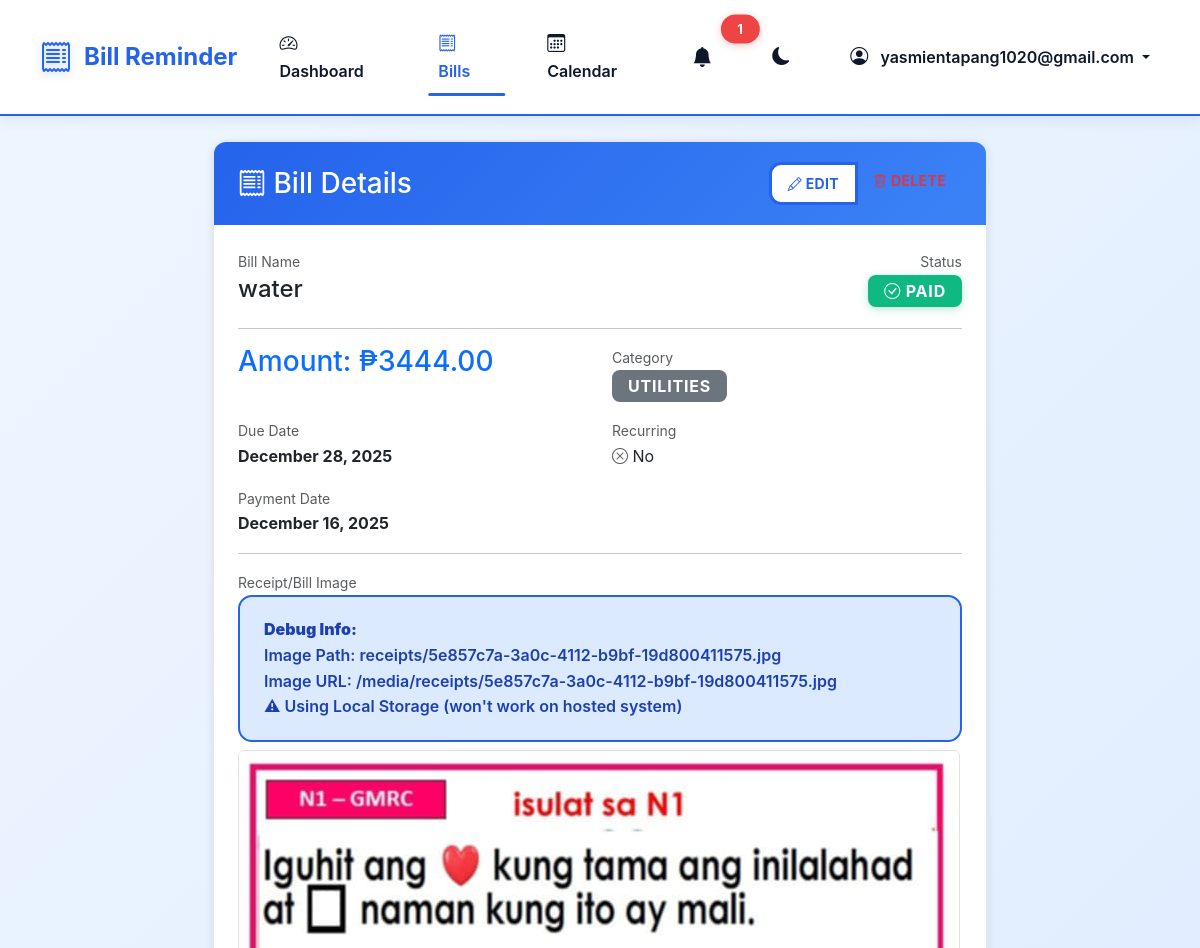
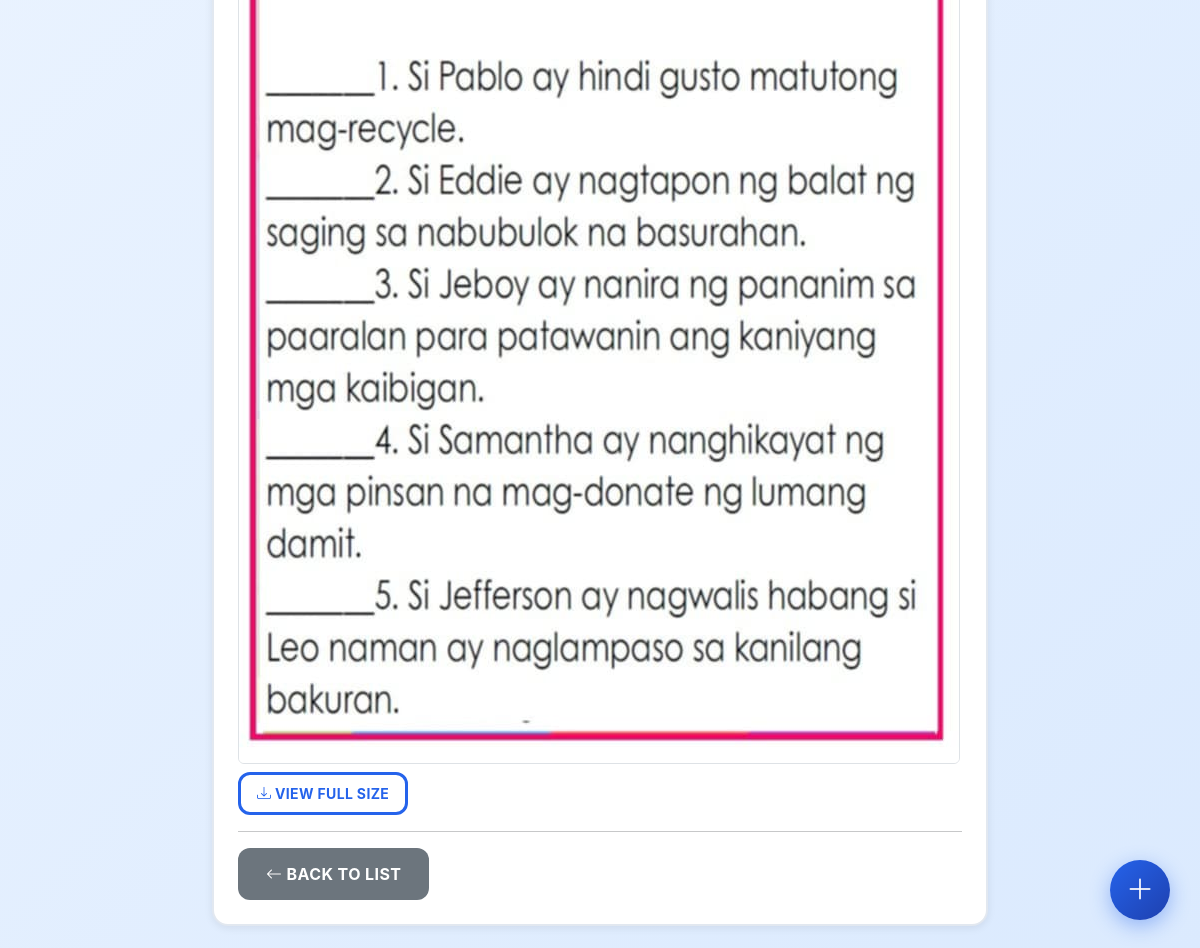
The page /bills/9/ (signed in) on the database its author committed (2 pictures, top to bottom).
### security_management/models.py (models this page shows, shortened)
class CustomUser(AbstractUser):
    email = models.EmailField(unique=True)
    phone_number = models.CharField(max_length=15, blank=True, null=True)
    profile_picture = models.ImageField(upload_to='profile_pics/', blank=True, null=True)  # Uses Cloudinary via DEFAULT_FILE_STORAGE
    date_of_birth = models.DateField(blank=True, null=True)
    created_at = models.DateTimeField(default=timezone.now)
    updated_at = models.DateTimeField(auto_now=True)
    is_email_verified = models.BooleanField(default=False)
    email_notifications = models.BooleanField(default=True)
    sms_notifications = models.BooleanField(default=False)
    class Meta:
        verbose_name = 'User'
        verbose_name_plural = 'Users'
        ordering = ['-created_at']

### bills/models.py (models this page shows, shortened)
class Bill(models.Model):
    STATUS_CHOICES = [
        ('pending', 'Pending'),
        ('paid', 'Paid'),
    ]
    CATEGORY_CHOICES = [
        ('utilities', 'Utilities'),
        ('electricity', 'Electricity'),
        ('water', 'Water'),
        ('internet', 'Internet'),
        ('rent', 'Rent'),
        ('insurance', 'Insurance'),
        ('subscription', 'Subscription'),
        ('phone', 'Phone'),
        ('transportation', 'Transportation'),
        ('food', 'Food & Grocery'),
        ('healthcare', 'Healthcare'),
        ('education', 'Education'),
        ('entertainment', 'Entertainment'),
        ('other', 'Other'),
    ]
    CATEGORY_ICONS = {
        'utilities': 'bi-lightning-charge-fill',
        'electricity': 'bi-lightning-fill',
        'water': 'bi-droplet-fill',
        'internet': 'bi-wifi',
        'rent': 'bi-house-fill',
        'insurance': 'bi-shield-fill-check',
        'subscription': 'bi-calendar-check-fill',
        'phone': 'bi-phone-fill',
        'transportation': 'bi-car-front-fill',
        'food': 'bi-cart-fill',
        'healthcare': 'bi-heart-pulse-fill',
        'education': 'bi-mortarboard-fill',
        'entertainment': 'bi-controller',
        'other': 'bi-file-earmark-text-fill',
    }
    CATEGORY_COLORS = {
        'utilities': '#f59e0b',
        'electricity': '#eab308',
        'water': '#0ea5e9',
        'internet': '#8b5cf6',
        'rent': '#10b981',
        'insurance': '#3b82f6',
        'subscription': '#ec4899',
        'phone': '#6366f1',
        'transportation': '#f97316',
        'food': '#22c55e',
        'healthcare': '#ef4444',
        'education': '#14b8a6',
        'entertainment': '#a855f7',
        'other': '#64748b',
    }
    RECURRENCE_CHOICES = [
        ('none', 'One-time'),
        ('weekly', 'Weekly'),
        ('monthly', 'Monthly'),
        ('yearly', 'Yearly'),
    ]
    user = models.ForeignKey(settings.AUTH_USER_MODEL, on_delete=models.CASCADE)
    name = models.CharField(max_length=200)
    amount = models.DecimalField(max_digits=10, decimal_places=2)
    due_date = models.DateTimeField()
    status = models.CharField(max_length=20, choices=STATUS_CHOICES, default='pending')
    category = models.CharField(max_length=50, choices=CATEGORY_CHOICES, default='other', blank=True)
    notes = models.TextField(blank=True, null=True)
    recurring = models.BooleanField(default=False)
    recurrence_frequency = models.CharField(max_length=20, choices=RECURRENCE_CHOICES, default='none')
    payment_method = models.ForeignKey(PaymentMethod, on_delete=models.SET_NULL, null=True, blank=True)
    receipt_image = models.ImageField(upload_to='receipts/', blank=True, null=True)  # Uses Cloudinary via DEFAULT_FILE_STORAGE
    payment_date = models.DateTimeField(null=True, blank=True)
    reminder_sent = models.BooleanField(default=False)
    last_reminder_date = models.DateTimeField(null=True, blank=True)
    created_at = models.DateTimeField(auto_now_add=True)
    updated_at = models.DateTimeField(auto_now=True)
    class Meta:
        ordering = ['due_date']
        verbose_name = 'Bill'
        verbose_name_plural = 'Bills'
    @property
    def is_overdue(self):
        if self.status == 'pending' and self.due_date:
            return self.due_date.date() < timezone.now().date()
        return False
    @property
    def is_due_soon(self):
        if self.status == 'pending' and self.due_date:
            now = timezone.now()
            three_days_later = now + timedelta(days=3)
            return now <= self.due_date <= three_days_later
        return False

### bills/views.py (the view)
# urls.py: path('bills/<int:pk>/', views.bill_detail, name='bill-detail'),
@login_required
def bill_detail(request, pk):
    bill = get_object_or_404(Bill, pk=pk, user=request.user)
    return render(request, 'bills/bill_detail.html', {'bill': bill})

### bills/templates/bills/bill_detail.html (shortened to what this page needs)
{% extends 'base.html' %}
{% block content %}
<div class="container">
    <div class="row justify-content-center">
        <div class="col-md-8">
            <div class="card">
                <div class="card-header bg-white d-flex justify-content-between align-items-center">
                    <h3 class="mb-0"><i class="bi bi-receipt"></i> Bill Details</h3>
                    <div class="btn-group">
                        <a href="{% url 'bill-update' bill.pk %}" class="btn btn-sm btn-outline-primary">
                            <i class="bi bi-pencil"></i> Edit
                        </a>
                        <a href="{% url 'bill-delete' bill.pk %}" class="btn btn-sm btn-outline-danger">
                            <i class="bi bi-trash"></i> Delete
                        </a>
                    </div>
                </div>
                <div class="card-body">
                    <div class="row mb-3">
                        <div class="col-md-6">
                            <label class="text-muted small">Bill Name</label>
                            <h4>{{ bill.name }}</h4>
                        </div>
                        <div class="col-md-6 text-md-end">
                            <label class="text-muted small">Status</label>
                            <div>
                                {% if bill.status == 'paid' %}
                                <span class="badge bg-success fs-6">
                                    <i class="bi bi-check-circle"></i> Paid
                                </span>
                                {% else %}
                                <span class="badge bg-warning fs-6">
                                    <i class="bi bi-clock"></i> Pending
                                </span>
                                {% endif %}
                            </div>
                        </div>
                    </div>
                    <hr>
                    <div class="row mb-3">
                        <div class="col-md-6">
                            <h3 class="text-primary mb-0">Amount: ₱{{ bill.amount }}</h3>
                        </div>
                        <div class="col-md-6">
                            <label class="text-muted small">Category</label>
                            <p class="mb-0">
                                <span class="badge bg-secondary fs-6">{{ bill.get_category_display }}</span>
                            </p>
                        </div>
                    </div>
                    <div class="row mb-3">
                        <div class="col-md-6">
                            <label class="text-muted small">Due Date</label>
                            <p class="mb-0">
                                <strong>{{ bill.due_date|date:"F d, Y" }}</strong>
                            </p>
                        </div>
                        <div class="col-md-6">
                            <label class="text-muted small">Recurring</label>
                            <p class="mb-0">
                                {% if bill.recurring %}
                                <i class="bi bi-check-circle text-success"></i> Yes
                                {% else %}
                                <i class="bi bi-x-circle text-muted"></i> No
                                {% endif %}
                            </p>
                        </div>
                    </div>
                    {% if bill.payment_date %}
                    <div class="row mb-3">
                        <div class="col-12">
                            <label class="text-muted small">Payment Date</label>
                            <p class="mb-0"><strong>{{ bill.payment_date|date:"F d, Y" }}</strong></p>
                        </div>
                    </div>
                    {% endif %}
                    {% if bill.receipt_image %}
                    <hr>
                    <div class="row mb-3">
                        <div class="col-12">
                            <label class="text-muted small">Receipt/Bill Image</label>
                            <div class="alert alert-info small mb-2">
                                <strong>Debug Info:</strong><br>
                                Image Path: {{ bill.receipt_image }}<br>
                                Image URL: {{ bill.receipt_image.url }}<br>
                                {% if 'cloudinary' in bill.receipt_image.url %}
                                ✓ Using Cloudinary
                                {% else %}
                                ⚠ Using Local Storage (won't work on hosted system)
                                {% endif %}
                            </div>
                            <div class="mt-2">
                                <img src="{{ bill.receipt_image.url }}" alt="{{ bill.name }} receipt"
                                    class="img-fluid border rounded" style="max-width: 100%; height: auto;"
                                    onerror="this.style.border='3px solid red'; this.alt='❌ Image failed to load: {{ bill.receipt_image.url }}';">
                            </div>
                            <div class="mt-2">
                                <a href="{{ bill.receipt_image.url }}" target="_blank"
                                    class="btn btn-sm btn-outline-primary">
                                    <i class="bi bi-download"></i> View Full Size
                                </a>
                            </div>
                        </div>
                    </div>
                    {% else %}
                    <hr>
                    <div class="alert alert-warning">
                        <i class="bi bi-exclamation-triangle"></i> No receipt image uploaded yet.
                    </div>
                    {% endif %}
                    <hr>
                    <div class="d-flex gap-2 justify-content-between">
                        <a href="{% url 'bills-list' %}" class="btn btn-secondary">
                            <i class="bi bi-arrow-left"></i> Back to List
                        </a>
                    </div>
                </div>
            </div>
        </div>
    </div>
</div>
{% endblock %}

### bills/templates/base.html (shortened to what this page needs)
<!DOCTYPE html>
<html lang="en" data-theme="light">
<head>
    <link href="https://cdn.jsdelivr.net/npm/bootstrap@5.3.0/dist/css/bootstrap.min.css" rel="stylesheet">
    <link rel="stylesheet" href="https://cdn.jsdelivr.net/npm/bootstrap-icons@1.11.0/font/bootstrap-icons.css">
</head>
<body>
    <nav class="navbar navbar-expand-lg">
        <div class="container-fluid px-4">
            <span class="navbar-brand">
                <i class="bi bi-receipt"></i>
                <span>Bill Reminder</span>
            </span>
            <div class="collapse navbar-collapse" id="navbarNav">
                <ul class="navbar-nav ms-auto align-items-center">
                    {% if user.is_authenticated %}
                    <li class="nav-item">
                        <a class="nav-link {% if request.path == '/' %}active fw-bold{% endif %}"
                            href="{% url 'dashboard' %}">
                            <i class="bi bi-speedometer2"></i> Dashboard
                        </a>
                    </li>
                    <li class="nav-item">
                        <a class="nav-link {% if '/bills/' in request.path and '/bills/create' not in request.path %}active fw-bold{% endif %}"
                            href="{% url 'bills-list' %}">
                            <i class="bi bi-receipt"></i> Bills
                        </a>
                    </li>
                    <li class="nav-item">
                        <a class="nav-link {% if '/calendar/' in request.path %}active fw-bold{% endif %}"
                            href="{% url 'calendar' %}">
                            <i class="bi bi-calendar3"></i> Calendar
                        </a>
                    </li>
                    <li class="nav-item dropdown">
                        <a class="nav-link position-relative" href="#" id="notificationDropdown" role="button"
                            data-bs-toggle="dropdown" aria-expanded="false">
                            <i class="bi bi-bell-fill fs-5"></i>
                            <span
                                class="notification-badge position-absolute top-0 start-100 translate-middle badge rounded-pill bg-danger"
                                id="notificationCount" style="display: none;">
                            </span>
                        </a>
                    </li>
                    <li class="nav-item">
                        <a class="nav-link" href="#" onclick="toggleDarkMode(); return false;" title="Toggle Dark Mode">
                            <i class="bi bi-moon-fill fs-5" id="themeIcon"></i>
                        </a>
                    </li>
                    <li class="nav-item dropdown">
                        <a class="nav-link dropdown-toggle" href="#" id="navbarDropdown" role="button"
                            data-bs-toggle="dropdown">
                            <i class="bi bi-person-circle"></i> {{ user.email|default:user.username }}
                        </a>
                    </li>
                    {% else %}
                    <li class="nav-item">
                        <a class="nav-link" href="/login/">
                            <i class="bi bi-box-arrow-in-right"></i> Login
                        </a>
                    </li>
                    {% endif %}
                </ul>
            </div>
        </div>
    </nav>
    <main class="py-4">
        {% block content %}{% endblock %}
    </main>
    {% if user.is_authenticated %}
    <a href="{% url 'bill-create' %}" class="fab-add-bill" title="Add New Bill">
        <i class="bi bi-plus-lg"></i>
    </a>
    {% endif %}
</body>
</html>

### rows shown on the page
CustomUser: email "yasmientapang1020@gmail.com"
Bill: name "water", amount "3444.00", category "UTILITIES", due_date "December 28, 2025", payment_date "December 16, 2025", receipt_image "receipts/5e857c7a-3a0c-4112-b9bf-19d800411575.jpg", receipt_image "/media/receipts/5e857c7a-3a0c-4112-b9bf-19d800411575.jpg", receipt_image (picture)
